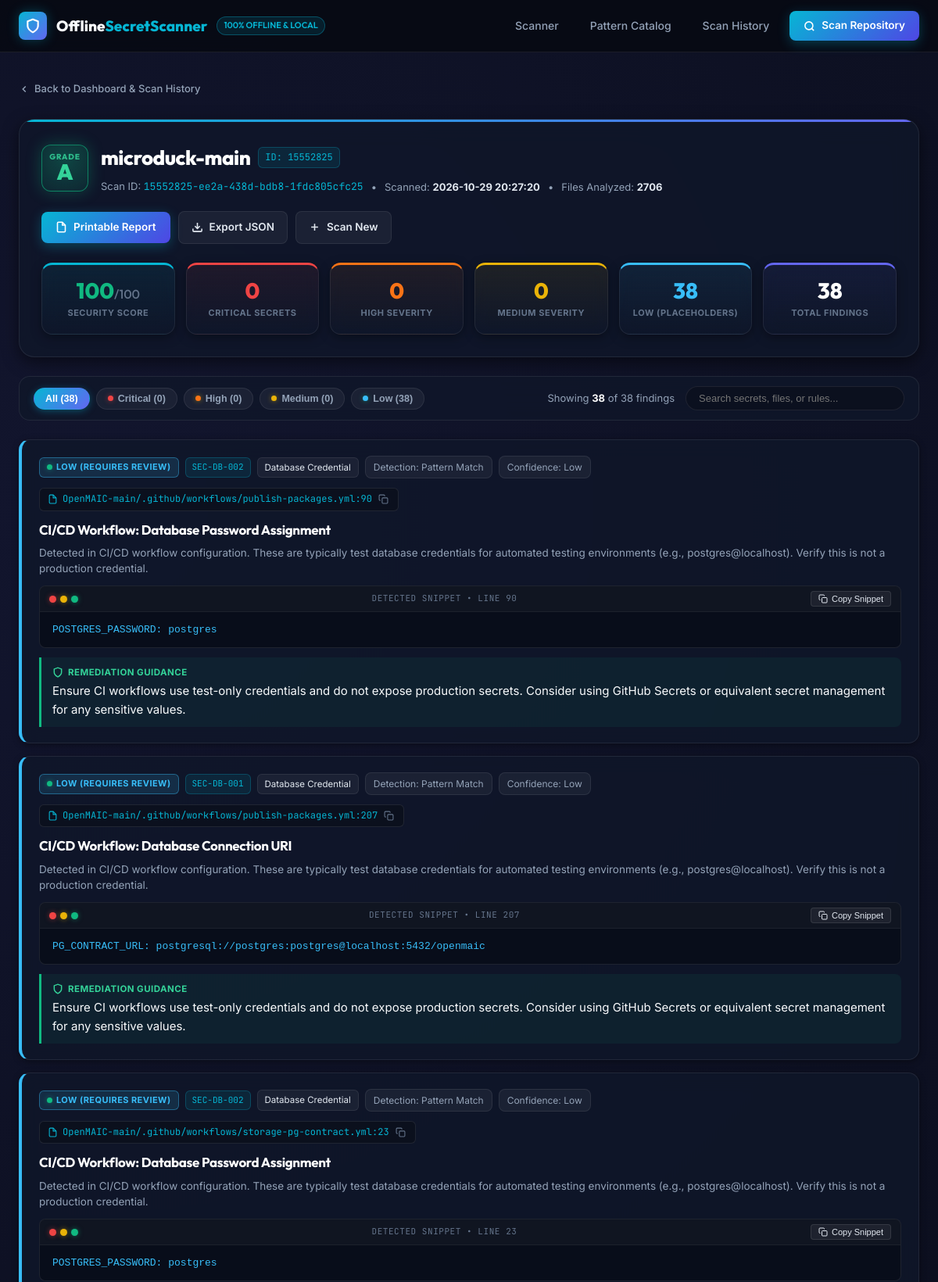
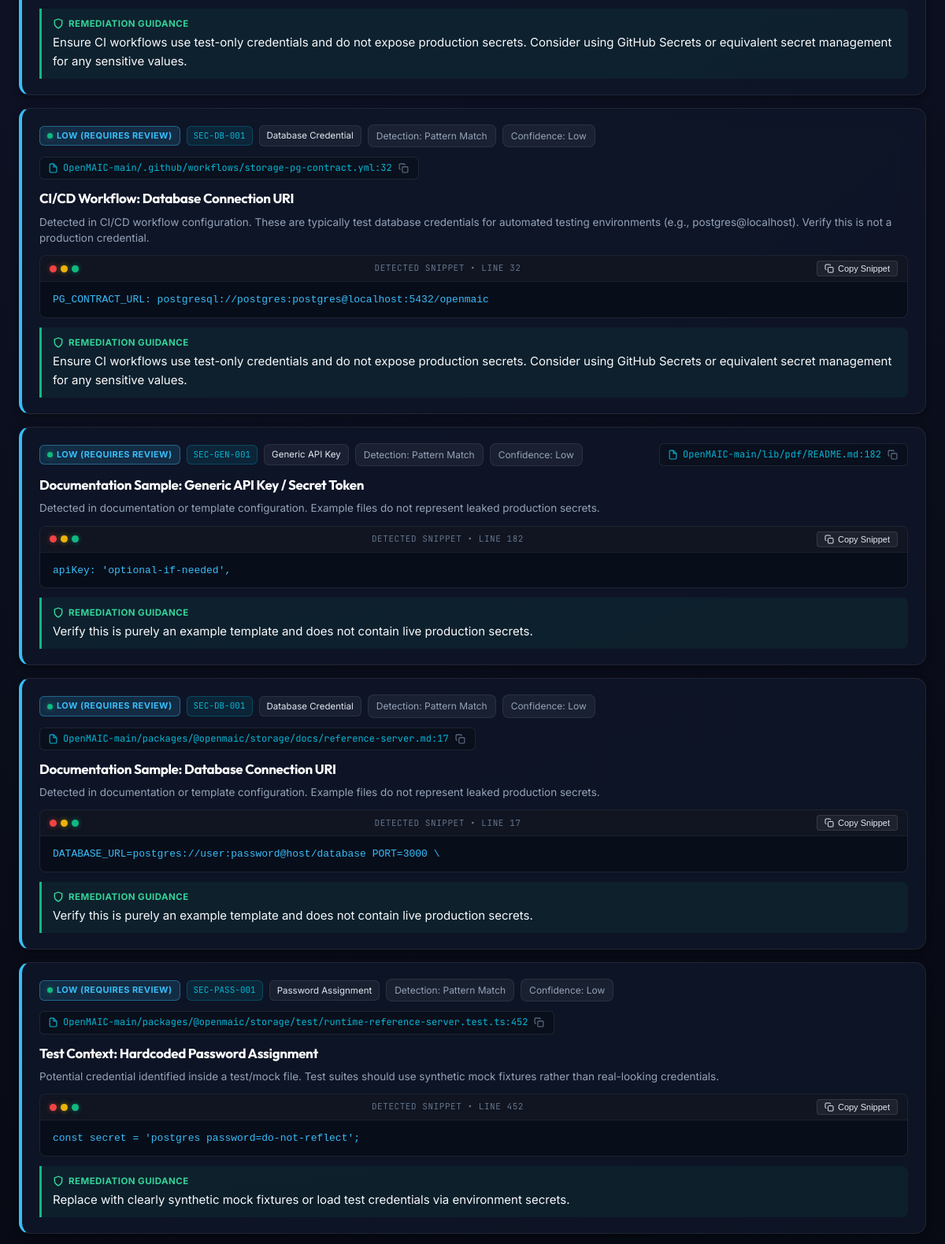
Screenshot of /results/15552825-ee2a-438d-bdb8-1fdc805cfc25 (upper part) with the database file from the repository (2 pictures, top to bottom).
### tables this page shows
CREATE TABLE scans (
            id INTEGER PRIMARY KEY AUTOINCREMENT,
            scan_id TEXT UNIQUE NOT NULL,
            project_name TEXT NOT NULL,
            file_size INTEGER DEFAULT 0,
            total_files INTEGER DEFAULT 0,
            security_score INTEGER NOT NULL,
            rating_grade TEXT NOT NULL,
            critical_count INTEGER DEFAULT 0,
            high_count INTEGER DEFAULT 0,
            medium_count INTEGER DEFAULT 0,
            low_count INTEGER DEFAULT 0,
            total_findings INTEGER DEFAULT 0,
            categories_summary TEXT,
            created_at TIMESTAMP DEFAULT CURRENT_TIMESTAMP
        );

CREATE TABLE findings (
            id INTEGER PRIMARY KEY AUTOINCREMENT,
            scan_id TEXT NOT NULL,
            category TEXT NOT NULL,
            rule_id TEXT NOT NULL,
            title TEXT NOT NULL,
            severity TEXT NOT NULL,
            file_path TEXT NOT NULL,
            line_number INTEGER DEFAULT 0,
            code_snippet TEXT,
            description TEXT,
            remediation TEXT,
            cwe_id TEXT, secret_type TEXT DEFAULT 'Secret', detection_method TEXT DEFAULT 'Pattern Match', confidence TEXT DEFAULT 'High',
            FOREIGN KEY (scan_id) REFERENCES scans (scan_id) ON DELETE CASCADE
        );

### dashboard/app.py (the view)
@app.route("/results/<scan_id>")
def results(scan_id):
    scan_data = get_scan(scan_id)
    if not scan_data:
        flash("Audit scan results not found or expired.", "danger")
        return redirect(url_for("index"))
    return render_template("results.html", scan=scan_data)

### database/db.py (called while the page is built)
def get_db_connection(db_path=None):
    if db_path is None:
        db_path = DEFAULT_DB_PATH
    os.makedirs(os.path.dirname(os.path.abspath(db_path)), exist_ok=True)
    conn = sqlite3.connect(db_path)
    conn.row_factory = sqlite3.Row
    return conn

def get_scan(scan_id, db_path=None):
    conn = get_db_connection(db_path)
    cursor = conn.cursor()
    cursor.execute("SELECT * FROM scans WHERE scan_id = ?", (scan_id,))
    scan_row = cursor.fetchone()
    if not scan_row:
        conn.close()
        return None
    scan = dict(scan_row)
    try:
        scan["categories_summary"] = json.loads(scan["categories_summary"] or "{}")
    except Exception:
        scan["categories_summary"] = {}
    cursor.execute("""
        SELECT * FROM findings WHERE scan_id = ?
        ORDER BY CASE severity
            WHEN 'Critical' THEN 1
            WHEN 'High' THEN 2
            WHEN 'Medium' THEN 3
            WHEN 'Low' THEN 4
            ELSE 5 END, id ASC
    """, (scan_id,))
    finding_rows = cursor.fetchall()
    scan["findings"] = [dict(f) for f in finding_rows]
    conn.close()
    return scan

### templates/results.html (shortened to what this page needs)
{% extends "base.html" %}
{% block content %}
<div class="container" style="padding-top: 20px; padding-bottom: 60px;">
  <div style="margin-bottom: 16px;">
    <a href="{{ url_for('index') }}" style="display: inline-flex; align-items: center; gap: 6px; font-size: 13px; color: var(--text-secondary); font-weight: 500;">
      <svg width="14" height="14" viewBox="0 0 24 24" fill="none" stroke="currentColor" stroke-width="2.5"><polyline points="15 18 9 12 15 6"></polyline></svg>
      Back to Dashboard &amp; Scan History
    </a>
  </div>
  <div class="result-header">
    <div style="display: flex; justify-content: space-between; align-items: center; flex-wrap: wrap; gap: 20px;">
      <div style="display: flex; align-items: center; gap: 16px; flex-wrap: wrap;">
        <div class="grade-badge-large grade-{{ scan.rating_grade.lower() }}">
          <span style="font-size: 10px; font-weight: 800; text-transform: uppercase; letter-spacing: 0.08em; opacity: 0.85;">Grade</span>
          <span style="font-size: 28px; font-weight: 900; line-height: 1;">{{ scan.rating_grade }}</span>
        </div>
        <div>
          <div style="display: flex; align-items: center; gap: 10px; flex-wrap: wrap; margin-bottom: 6px;">
            <h1 style="font-size: 26px; font-weight: 800; color: #fff; margin: 0;">{{ scan.project_name }}</h1>
            <span class="badge-code" style="font-size: 12px;">ID: {{ scan.scan_id[:8] }}</span>
          </div>
          <div style="display: flex; align-items: center; gap: 10px; font-size: 13px; color: var(--text-secondary); flex-wrap: wrap;">
            <span>Scan ID: <code style="color: var(--accent-cyan); font-family: var(--font-mono);">{{ scan.scan_id }}</code></span>
            <span>&bull;</span>
            <span>Scanned: <strong style="color: var(--text-light);">{{ scan.created_at }}</strong></span>
            <span>&bull;</span>
            <span>Files Analyzed: <strong style="color: var(--text-light);">{{ scan.total_files }}</strong></span>
          </div>
        </div>
      </div>
      <div style="display: flex; gap: 10px; align-items: center; flex-wrap: wrap;">
        <a href="{{ url_for('report', scan_id=scan.scan_id) }}" class="btn-primary" style="padding: 9px 18px; font-size: 13.5px;">
          <svg width="15" height="15" viewBox="0 0 24 24" fill="none" stroke="currentColor" stroke-width="2.5">
            <path d="M14 2H6a2 2 0 0 0-2 2v16a2 2 0 0 0 2 2h12a2 2 0 0 0 2-2V8z"></path>
            <polyline points="14 2 14 8 20 8"></polyline>
          </svg>
          Printable Report
        </a>
        <a href="{{ url_for('export_json', scan_id=scan.scan_id) }}" class="btn-outline" style="padding: 9px 16px; font-size: 13.5px;">
          <svg width="15" height="15" viewBox="0 0 24 24" fill="none" stroke="currentColor" stroke-width="2.5">
            <path d="M21 15v4a2 2 0 0 1-2 2H5a2 2 0 0 1-2-2v-4"></path>
            <polyline points="7 10 12 15 17 10"></polyline>
            <line x1="12" y1="15" x2="12" y2="3"></line>
          </svg>
          Export JSON
        </a>
        <a href="{{ url_for('index') }}#upload-section" class="btn-outline" style="padding: 9px 16px; font-size: 13.5px;">
          <svg width="15" height="15" viewBox="0 0 24 24" fill="none" stroke="currentColor" stroke-width="2.5">
            <line x1="12" y1="5" x2="12" y2="19"></line>
            <line x1="5" y1="12" x2="19" y2="12"></line>
          </svg>
          Scan New
        </a>
      </div>
    </div>
    <div class="metrics-grid">
      <div class="metric-card metric-card-score">
        <div class="metric-val" style="color: {% if scan.security_score >= 90 %}var(--accent-emerald){% elif scan.security_score >= 70 %}var(--accent-amber){% else %}var(--sev-critical){% endif %};">
          {{ scan.security_score }}<span style="font-size: 16px; font-weight: 500; color: var(--text-muted);">/100</span>
        </div>
        <div class="metric-title">Security Score</div>
      </div>
      <div class="metric-card metric-card-critical">
        <div class="metric-val" style="color: var(--sev-critical);">{{ scan.critical_count }}</div>
        <div class="metric-title">Critical Secrets</div>
      </div>
      <div class="metric-card metric-card-high">
        <div class="metric-val" style="color: var(--sev-high);">{{ scan.high_count }}</div>
        <div class="metric-title">High Severity</div>
      </div>
      <div class="metric-card metric-card-medium">
        <div class="metric-val" style="color: var(--sev-medium);">{{ scan.medium_count }}</div>
        <div class="metric-title">Medium Severity</div>
      </div>
      <div class="metric-card metric-card-low">
        <div class="metric-val" style="color: var(--sev-low);">{{ scan.low_count }}</div>
        <div class="metric-title">Low (Placeholders)</div>
      </div>
      <div class="metric-card metric-card-total">
        <div class="metric-val" style="color: #ffffff;">{{ scan.total_findings }}</div>
        <div class="metric-title">Total Findings</div>
      </div>
    </div>
  </div>
  <div class="filter-toolbar">
    <div class="filter-group">
      <button class="filter-btn active" data-filter="all">
        All ({{ scan.findings|length }})
      </button>
      <button class="filter-btn" data-filter="Critical">
        <span class="filter-dot dot-red"></span>
        Critical ({{ scan.critical_count }})
      </button>
      <button class="filter-btn" data-filter="High">
        <span class="filter-dot dot-yellow" style="background: var(--sev-high);"></span>
        High ({{ scan.high_count }})
      </button>
      <button class="filter-btn" data-filter="Medium">
        <span class="filter-dot dot-yellow"></span>
        Medium ({{ scan.medium_count }})
      </button>
      <button class="filter-btn" data-filter="Low">
        <span class="filter-dot dot-green" style="background: var(--sev-low);"></span>
        Low ({{ scan.low_count }})
      </button>
    </div>
    <div style="display: flex; align-items: center; gap: 14px; flex-wrap: wrap;">
      <span id="filterCounter" style="font-size: 13px; color: var(--text-secondary);">
        Showing <strong id="visibleCount" style="color: #fff;">{{ scan.findings|length }}</strong> of {{ scan.findings|length }} findings
      </span>
      <input type="text" id="findingSearch" class="search-box" placeholder="Search secrets, files, or rules...">
    </div>
  </div>
  {% if scan.findings %}
    <div id="findingsContainer" style="display: flex; flex-direction: column;">
      {% for f in scan.findings %}
        <div class="finding-card severity-border-{{ f.severity.lower() }}" data-severity="{{ f.severity }}">
          <div class="finding-top-bar">
            <div class="finding-badges">
              <span class="badge badge-{{ f.severity.lower() }}">
                <span class="filter-dot dot-{{ 'red' if f.severity == 'Critical' else 'yellow' if f.severity in ['High', 'Medium'] else 'green' }}"></span>
                {{ f.severity }}{% if f.confidence == 'Low' %} (Requires Review){% endif %}
              </span>
              <span class="badge-code">{{ f.rule_id }}</span>
              <span class="badge-category">{{ f.secret_type or 'Secret' }}</span>
              <span class="meta-pill">Detection: {{ f.detection_method or 'Pattern Match' }}</span>
              <span class="meta-pill">Confidence: {{ f.confidence or 'High' }}</span>
            </div>
            <div class="finding-location">
              <svg width="13" height="13" viewBox="0 0 24 24" fill="none" stroke="currentColor" stroke-width="2"><path d="M13 2H6a2 2 0 0 0-2 2v16a2 2 0 0 0 2 2h12a2 2 0 0 0 2-2V9z"></path><polyline points="13 2 13 9 20 9"></polyline></svg>
              <span>{{ f.file_path }}:{{ f.line_number }}</span>
              <button type="button" class="btn-copy-path" data-path="{{ f.file_path }}:{{ f.line_number }}" title="Copy file path & line">
                <svg width="13" height="13" viewBox="0 0 24 24" fill="none" stroke="currentColor" stroke-width="2"><rect x="9" y="9" width="13" height="13" rx="2" ry="2"></rect><path d="M5 15H4a2 2 0 0 1-2-2V4a2 2 0 0 1 2-2h9a2 2 0 0 1 2 2v1"></path></svg>
              </button>
            </div>
          </div>
          <h3 class="finding-headline">{{ f.title }}</h3>
          <p class="finding-description">{{ f.description }}</p>
          {% if f.code_snippet %}
            <div class="snippet-terminal">
              <div class="snippet-terminal-bar">
                <div class="terminal-dots">
                  <span class="terminal-dot dot-red"></span>
                  <span class="terminal-dot dot-yellow"></span>
                  <span class="terminal-dot dot-green"></span>
                </div>
                <div class="terminal-label">Detected Snippet &bull; Line {{ f.line_number }}</div>
                <button type="button" class="btn-copy-snippet" data-snippet="{{ f.code_snippet }}">
                  <svg width="12" height="12" viewBox="0 0 24 24" fill="none" stroke="currentColor" stroke-width="2"><rect x="9" y="9" width="13" height="13" rx="2" ry="2"></rect><path d="M5 15H4a2 2 0 0 1-2-2V4a2 2 0 0 1 2-2h9a2 2 0 0 1 2 2v1"></path></svg>
                  <span>Copy Snippet</span>
                </button>
              </div>
              <pre class="code-snippet"><code>{{ f.code_snippet }}</code></pre>
            </div>
          {% endif %}
          {% if f.remediation %}
            <div class="remediation-box">
              <div class="remediation-header">
                <svg width="14" height="14" viewBox="0 0 24 24" fill="none" stroke="currentColor" stroke-width="2.5"><path d="M12 22s8-4 8-10V5l-8-3-8 3v7c0 6 8 10 8 10z"/></svg>
                <span>REMEDIATION GUIDANCE</span>
              </div>
              <div class="remediation-text">{{ f.remediation }}</div>
            </div>
          {% endif %}
        </div>
      {% endfor %}
    </div>
  {% endif %}
</div>
{% endblock %}

### rows the page displays
scans: rating_grade "A", project_name "microduck-main", scan_id "15552825-ee2a-438d-bdb8-1fdc805cfc25", created_at "2026-10-29 20:27:20", total_files "2706", security_score "100", critical_count "0", high_count "0", medium_count "0", low_count "38", total_findings "38"
findings: severity "LOW", shows "(REQUIRES REVIEW)", rule_id "SEC-DB-002", secret_type "Database Credential", detection_method "Pattern Match", confidence "Low", file_path "OpenMAIC-main/.github/workflows/publish-packages.yml", line_number "90", title "CI/CD Workflow: Database Password Assignment", description "Detected in CI/CD workflow configuration. These are typically test database credentials for automated testing environments (e.g., postgres@localhost). Verify this is not a production credential.", code_snippet "POSTGRES_PASSWORD: postgres", remediation "Ensure CI workflows use test-only credentials and do not expose production secrets. Consider using GitHub Secrets or equivalent secret management for any sensitive values."
findings: severity "LOW", shows "(REQUIRES REVIEW)", rule_id "SEC-DB-001", secret_type "Database Credential", detection_method "Pattern Match", confidence "Low", file_path "OpenMAIC-main/.github/workflows/publish-packages.yml", line_number "207", title "CI/CD Workflow: Database Connection URI", description "Detected in CI/CD workflow configuration. These are typically test database credentials for automated testing environments (e.g., postgres@localhost). Verify this is not a production credential.", code_snippet "PG_CONTRACT_URL: postgresql://postgres:postgres@localhost:5432/openmaic", remediation "Ensure CI workflows use test-only credentials and do not expose production secrets. Consider using GitHub Secrets or equivalent secret management for any sensitive values."
findings: severity "LOW", shows "(REQUIRES REVIEW)", rule_id "SEC-DB-002", secret_type "Database Credential", detection_method "Pattern Match", confidence "Low", file_path "OpenMAIC-main/.github/workflows/storage-pg-contract.yml", line_number "23", title "CI/CD Workflow: Database Password Assignment", description "Detected in CI/CD workflow configuration. These are typically test database credentials for automated testing environments (e.g., postgres@localhost). Verify this is not a production credential.", code_snippet "POSTGRES_PASSWORD: postgres", remediation "Ensure CI workflows use test-only credentials and do not expose production secrets. Consider using GitHub Secrets or equivalent secret management for any sensitive values."
findings: severity "LOW", shows "(REQUIRES REVIEW)", rule_id "SEC-DB-001", secret_type "Database Credential", detection_method "Pattern Match", confidence "Low", file_path "OpenMAIC-main/.github/workflows/storage-pg-contract.yml", line_number "32", title "CI/CD Workflow: Database Connection URI", description "Detected in CI/CD workflow configuration. These are typically test database credentials for automated testing environments (e.g., postgres@localhost). Verify this is not a production credential.", code_snippet "PG_CONTRACT_URL: postgresql://postgres:postgres@localhost:5432/openmaic", remediation "Ensure CI workflows use test-only credentials and do not expose production secrets. Consider using GitHub Secrets or equivalent secret management for any sensitive values."
findings: severity "LOW", shows "(REQUIRES REVIEW)", rule_id "SEC-GEN-001", secret_type "Generic API Key", detection_method "Pattern Match", confidence "Low", file_path "OpenMAIC-main/lib/pdf/README.md", line_number "182", title "Documentation Sample: Generic API Key / Secret Token", description "Detected in documentation or template configuration. Example files do not represent leaked production secrets.", code_snippet "apiKey: 'optional-if-needed',", remediation "Verify this is purely an example template and does not contain live production secrets."
findings: severity "LOW", shows "(REQUIRES REVIEW)", rule_id "SEC-DB-001", secret_type "Database Credential", detection_method "Pattern Match", confidence "Low", file_path "OpenMAIC-main/packages/@openmaic/storage/docs/reference-server.md", line_number "17", title "Documentation Sample: Database Connection URI", description "Detected in documentation or template configuration. Example files do not represent leaked production secrets.", code_snippet "DATABASE_URL=postgres://user:password@host/database PORT=3000 \\", remediation "Verify this is purely an example template and does not contain live production secrets."
findings: severity "LOW", shows "(REQUIRES REVIEW)", rule_id "SEC-PASS-001", secret_type "Password Assignment", detection_method "Pattern Match", confidence "Low", file_path "OpenMAIC-main/packages/@openmaic/storage/test/runtime-reference-server.test.ts", line_number "452", title "Test Context: Hardcoded Password Assignment", description "Potential credential identified inside a test/mock file. Test suites should use synthetic mock fixtures rather than real-looking credentials.", code_snippet "const secret = 'postgres password=do-not-reflect';", remediation "Replace with clearly synthetic mock fixtures or load test credentials via environment secrets."

### other values shown
{{ scan.scan_id[:8] }} "15552825"
{{ scan.findings|length }} "38"
